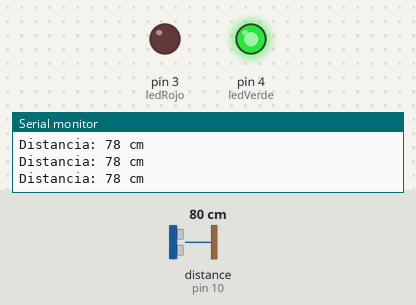
Bench run of a sketch on a simulated Arduino Uno, built with avr-gcc and run on an emulated ATmega328P. Shown: output pins drawn as LEDs (lit = HIGH), the last lines printed to the serial monitor. Wiring (inferred from the names in the program): ultrasonic range finder: trigger pin 9; echo pin 10. The inputs (shaded band) are chosen by the test bench; at power-on: distance to the obstacle (sensor on pin 10) 80 cm. The echo pulse lasts 58.3 µs per cm; pins used as bus, display or sensor lines are not drawn.

Above: at 1.3 s.
1.4 s: distance to the obstacle (sensor on pin 10) set to 12 cm
2.9 s: distance to the obstacle (sensor on pin 10) set to 9 cm
At 3.9 s:
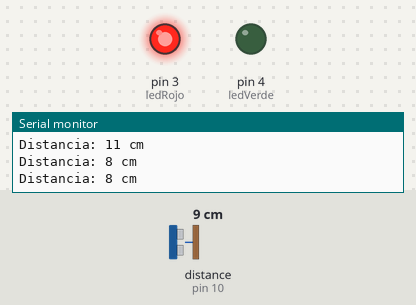
4.5 s: distance to the obstacle (sensor on pin 10) set to 18 cm
At 5.1 s:
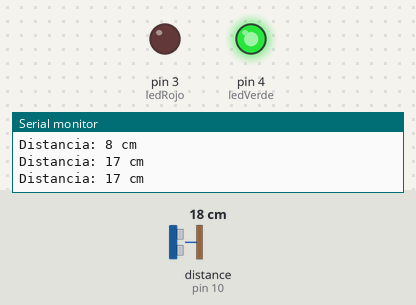
6.0 s: distance to the obstacle (sensor on pin 10) set to 2 cm
At 6.4 s:
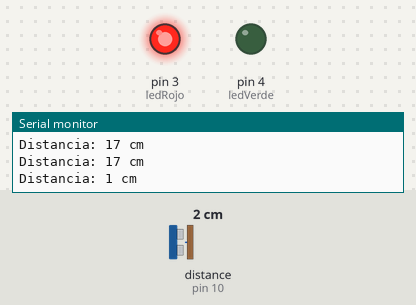
Timing chart, 0 to 8.5 s (numbered marks = the images above; inputs shaded):
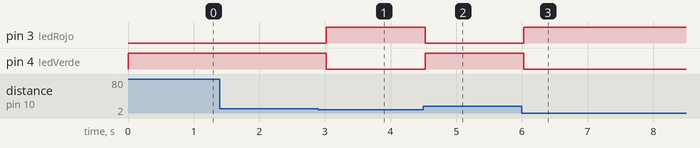

The sketch:

sketch_mar5a.ino
```cpp
const int trigPin = 9;  // Pin Trig del sensor HC-SR04
const int echoPin = 10; // Pin Echo del sensor HC-SR04
const int ledRojo = 3;  // LED rojo
const int ledVerde = 4; // LED verde

void setup() {
    pinMode(trigPin, OUTPUT);
    pinMode(echoPin, INPUT);
    pinMode(ledRojo, OUTPUT);
    pinMode(ledVerde, OUTPUT);
    Serial.begin(9600);
}

void loop() {
    long duration;
    int distance;

    // Enviar pulso ultrasónico
    digitalWrite(trigPin, LOW);
    delayMicroseconds(2);
    digitalWrite(trigPin, HIGH);
    delayMicroseconds(10);
    digitalWrite(trigPin, LOW);

    // Medir el tiempo que tarda el eco en volver
    duration = pulseIn(echoPin, HIGH);

    // Convertir el tiempo en distancia (cm)
    distance = duration * 0.034 / 2;

    Serial.print("Distancia: ");
    Serial.print(distance);
    Serial.println(" cm");

    // Encender el LED rojo si la distancia es menor a 10 cm
    if (distance < 10) {
        digitalWrite(ledRojo, HIGH);
        digitalWrite(ledVerde, LOW);
    }
    // Encender el LED verde si la distancia es mayor o igual a 10 cm
    else {
        digitalWrite(ledRojo, LOW);
        digitalWrite(ledVerde, HIGH);
    }

    delay(500); // Pequeño retraso para estabilidad
}
```

Measured:
- the behaviour switches between 11 and 10 cm on distance to the obstacle (sensor on pin 10) (found by bisection; images 0 and 1)
- after the input at 2.9 s, pin 3 (ledRojo): LOW → HIGH after 0.12 s; pin 4 (ledVerde): HIGH → LOW after 0.12 s
- after the input at 4.5 s, pin 3 (ledRojo): HIGH → LOW at once; pin 4 (ledVerde): LOW → HIGH at once
- after the input at 6.0 s, pin 3 (ledRojo): LOW → HIGH at once; pin 4 (ledVerde): HIGH → LOW at once
